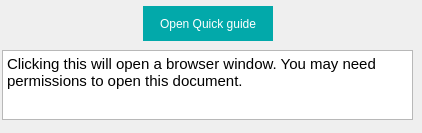
       <widget class="QWidget" name="QuickGuide">
        <attribute name="title">
         <string>Quick Guide</string>
        </attribute>
        <widget class="QWidget" name="layoutWidget">
         <property name="geometry">
          <rect>
           <x>2</x>
           <y>3</y>
           <width>411</width>
           <height>121</height>
          </rect>
         </property>
         <layout class="QVBoxLayout" name="verticalLayout_7">
          <item>
           <layout class="QHBoxLayout" name="horizontalLayout_3">
            <item>
             <spacer name="horizontalSpacer_3">
              <property name="orientation">
               <enum>Qt::Horizontal</enum>
              </property>
              <property name="sizeHint" stdset="0">
               <size>
                <width>40</width>
                <height>20</height>
               </size>
              </property>
             </spacer>
            </item>
            <item>
             <widget class="QPushButton" name="m_PshBtn_quickGuide">
              <property name="minimumSize">
               <size>
                <width>130</width>
                <height>35</height>
               </size>
              </property>
              <property name="maximumSize">
               <size>
                <width>16777215</width>
                <height>35</height>
               </size>
              </property>
              <property name="styleSheet">
               <string notr="true">QPushButton
{
border: 2px solid red;
border-width : 2px;
border-color: rgba(2,169,170,255);
	color: rgb(255, 255, 255);
background-color: rgba(2,169,170,255);
font: 10pt &quot;Open Sans&quot;;
}
QPushButton:pressed
{
	border:1px solid red;
}
 QPushButton:hover 
{
     background-color:rgb(255, 255, 255);
	color: rgb(0, 0, 0);
 }
QToolTip
{
	background-color: rgb(255, 255, 127);
	color:rgb(0,0,0);
}
QPushButton:disabled {
background-color:rgb(211, 215, 207);
}
</string>
              </property>
              <property name="text">
               <string>Open Quick guide</string>
              </property>
             </widget>
            </item>
            <item>
             <spacer name="horizontalSpacer_2">
              <property name="orientation">
               <enum>Qt::Horizontal</enum>
              </property>
              <property name="sizeHint" stdset="0">
               <size>
                <width>40</width>
                <height>20</height>
               </size>
              </property>
             </spacer>
            </item>
           </layout>
          </item>
          <item>
           <widget class="QTextEdit" name="textEdit_2">
            <property name="minimumSize">
             <size>
              <width>0</width>
              <height>70</height>
             </size>
            </property>
            <property name="maximumSize">
             <size>
              <width>16777215</width>
              <height>70</height>
             </size>
            </property>
            <property name="readOnly">
             <bool>true</bool>
            </property>
            <property name="html">
             <string>&lt;!DOCTYPE HTML PUBLIC &quot;-//W3C//DTD HTML 4.0//EN&quot; &quot;http://www.w3.org/TR/REC-html40/strict.dtd&quot;&gt;
&lt;html&gt;&lt;head&gt;&lt;meta name=&quot;qrichtext&quot; content=&quot;1&quot; /&gt;&lt;style type=&quot;text/css&quot;&gt;
p, li { white-space: pre-wrap; }
&lt;/style&gt;&lt;/head&gt;&lt;body style=&quot; font-family:'Ubuntu'; font-size:11pt; font-weight:400; font-style:normal;&quot;&gt;
&lt;p style=&quot; margin-top:0px; margin-bottom:0px; margin-left:0px; margin-right:0px; -qt-block-indent:0; text-indent:0px;&quot;&gt;&lt;span style=&quot; font-family:'MS Shell Dlg 2';&quot;&gt;Clicking this will open a browser window. You may need permissions to open this document.&lt;/span&gt;&lt;/p&gt;&lt;/body&gt;&lt;/html&gt;</string>
            </property>
           </widget>
          </item>
         </layout>
        </widget>
       </widget>
